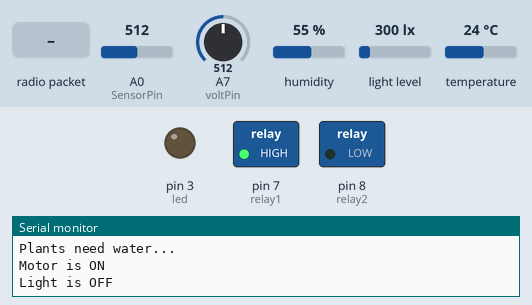
Recording of a sketch running on a simulated Arduino Nano, built with avr-gcc and run on an emulated ATmega328P. Shown: switched loads named in the sketch (green lamp = pin HIGH), output pins drawn as LEDs (lit = HIGH), the last lines printed to the serial monitor. The inputs (shaded band) are chosen by the test bench; at power-on: light level 300 lx, A0 (SensorPin) = 512, A7 (voltPin) = 512, humidity 55 %, temperature 24 °C. No radio packets arrive unless stated.

Above: at 1.6 s.
1.7 s: light level set to 54 lx
4.0 s: light level set to 45 lx
At 4.9 s:
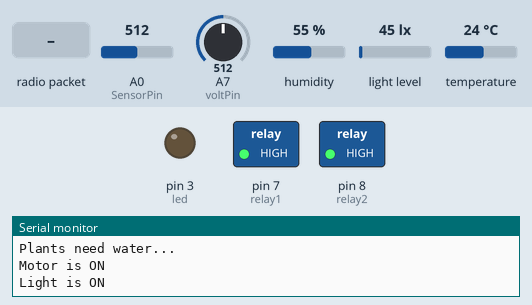
6.0 s: A0 (SensorPin) set to 455
7.9 s: A0 (SensorPin) set to 431
At 9.6 s:
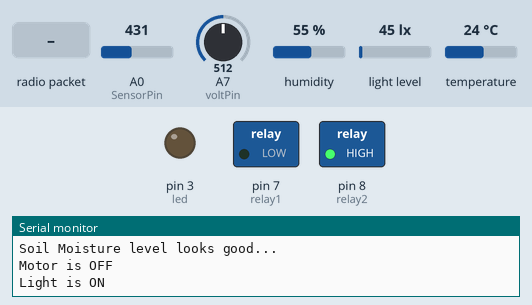
9.9 s: radio packet "1" arrives
At 11.1 s:
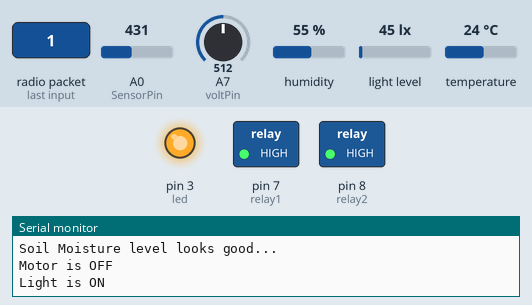
16.4 s: radio packet "0" arrives
At 22.1 s:
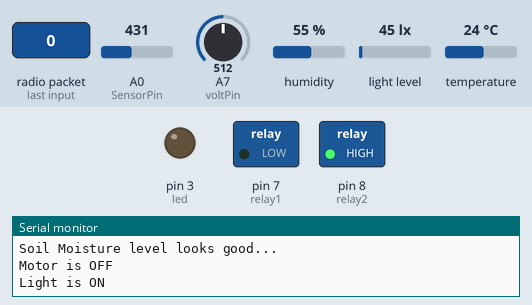
Timing chart, 0 to 23.6 s (numbered marks = the images above; inputs shaded):
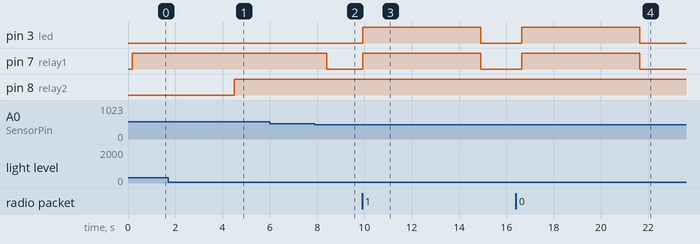

The sketch:

FARM.ino
```cpp
#include <SPI.h>
#include <LoRa.h>
#include <DHT.h>
#include <BH1750.h>
 #include <Wire.h>
#define DHTPIN 5        // dht22
DHT dht(DHTPIN, DHT22);
#define relay1 7         // máy bơm
#define relay2 8
#define ss 10
#define rst 9
#define dio0 2


BH1750 lightMeter;
String LoRaMessage = "";
String message;
int counter = 0;
const int led = 3;
const int AirValue = 550;  // 530 -> 290
const int WaterValue = 285;
const int SensorPin = A0; // cảm biến đo độ ẩm đất
int soilMoistureValue = 0;
int soilmoisturepercent = 0;
int voltPin = A7;
int test = 1;
float correctionfactor = .5;
float voltage = 0;
float vout = 0;
float R1=27000.0;
float R2=7160.0;


void setup()
{
    Serial.begin(9600);
    dht.begin();
    Wire.begin();
    lightMeter.begin();
    pinMode(relay1, OUTPUT);
   // digitalWrite(Relay1, HIGH);
    pinMode(relay2, OUTPUT);
    //digitalWrite(Relay2, HIGH);
    pinMode(led, OUTPUT);
    while (!Serial);
    Serial.println("LoRa Sender");
    LoRa.setPins(ss, rst, dio0);
    if (!LoRa.begin(433E6))
   {
    Serial.println("Starting LoRa failed!");
    delay(100);
    while (1);
  }
  LoRa.setSyncWord(0xF3);
   LoRa.setSpreadingFactor(8);        // ranges from 0-0xFF, default 0x34, see API docs
  Serial.println("LoRa init succeeded.");
}

  void loop()
{
  int pos1;

  soilMoistureValue = analogRead(SensorPin);
  soilmoisturepercent = map(soilMoistureValue, AirValue, WaterValue, 0, 100);
  float lux = lightMeter.readLightLevel();
  float h = dht.readHumidity();
  float t = dht.readTemperature();
  //pin
  int volt = analogRead(voltPin);
  float vout = (volt * 5.0 ) / 1024.0 ;
  float voltage = vout / ( R2/(R1 + R2)) ;
  float voltage1 = voltage + correctionfactor;
  int percentage = 0;

  if (voltage1 < 6) {
    percentage = 0;
  } else {
    percentage = ((voltage1 - 6) / (8.4 - 6)) * 100;
  }
  int packetSize = LoRa.parsePacket();
if (packetSize)
{
  //if(packetSize==0) return;

  digitalWrite(led,HIGH);
  digitalWrite(relay1, HIGH);
  delay(5000);
  if(soilmoisturepercent > 40 && soilmoisturepercent <= 100)
  {
    digitalWrite(led,LOW);
    digitalWrite(relay1, LOW);
  }


  /*String incoming= LoRa.readString();
  Serial.print(incoming);
        while (LoRa.available()) {
          Serial.print((char)LoRa.read());
        }
  //Serial.println("Message: " + incoming);
  Serial.println("RSSI: " + String(LoRa.packetRssi()));
  //Serial.print("DATASIZE: ");
  //Serial.print (packetSize);
   pos1 = incoming.indexOf('=');
   message = incoming.substring(0, pos1);
   Serial.print(F("Message = "));
    Serial.println( message);
  Serial.println();*/
  delay(50);
}

  else //if ( packetSize == 0)
  {
    if (isnan(h) || isnan(t))
    {
    Serial.println("Failed to read from DHT sensor!");
    return;
    }
    Serial.print("Soil Moisture Value Analog: ");
    Serial.println(soilMoistureValue);

    Serial.print("Soil Moisture: ");
    Serial.print(soilmoisturepercent);
    Serial.println("%");

    Serial.print("Temperature: ");
    Serial.print(t);
    Serial.println("°C");

    Serial.print("Humidity: ");
    Serial.print(h);
    Serial.println("%");


    Serial.print("Light Sensor: ");
    Serial.print(lux);
    Serial.println(" lx");

    Serial.print("Voltage: ");
    Serial.print(voltage1);
    Serial.println(" V");

    Serial.print("Percentage PIN: ");
    Serial.print(percentage);
    Serial.println(" %");

    Serial.print("Sending packet: ");
    Serial.println(counter);
    Serial.println();


      if (soilmoisturepercent >= 0 && soilmoisturepercent <= 40)
    {
      Serial.println("Plants need water...");
      digitalWrite(relay1, HIGH);
      Serial.println("Motor is ON");
      delay(200);
      //WidgetLED PumpLed(V5);
      //PumpLed.on();
      }
    else if (soilmoisturepercent > 40 && soilmoisturepercent <= 100)
    {
      Serial.println("Soil Moisture level looks good...");
      digitalWrite(relay1, LOW);
       digitalWrite(led,LOW);
      Serial.println("Motor is OFF");
      delay(200);
      //WidgetLED PumpLed(V5);
      //PumpLed.off();
    }
        if (lux < 50.0)
        {

        digitalWrite(relay2, HIGH);
        Serial.println("Light is ON");
        delay(200);
        //WidgetLED PumpLed(V5);
        //PumpLed.on();
        }
      else //if (lux >= 50)
      {
        digitalWrite(relay2, LOW);
        Serial.println("Light is OFF");
        delay(200);
        //WidgetLED PumpLed(V5);
        //PumpLed.off();
      }
    //onReceive(LoRa.parsePacket());
      LoRaMessage = String(counter) +"   /" + String(soilMoistureValue) + " &" + String(soilmoisturepercent)+ " @" + String(t) + " $" + String(h) + " #" +String(lux) + " ^"+String(voltage1) + " )" + String(percentage)  ;

        // send packet
        LoRa.beginPacket();
        LoRa.print(LoRaMessage);
        LoRa.endPacket();

       counter++;
        //Serial.print("with RSSI ");
         // Serial.println(LoRa.packetRssi());
            //Serial.println(val);
          //delay(1000);*/
        delay(200);
  }
      //delay(200);
}

/*void onReceive(int packetSize) {
  if (packetSize == 0) return;          // if there's no packet, return

  // read packet header bytes:
  String incoming = "";

  while (LoRa.available()) {
    incoming += (char)LoRa.read();
  }

  Serial.println("Message: " + incoming);
  Serial.println("RSSI: " + String(LoRa.packetRssi()));
  Serial.println();
  delay(200);
}*/
```

Measured:
- the behaviour switches between 51 and 50 lx on light level (found by bisection; images 0 and 1)
- the behaviour switches between 442 and 441 on A0 (SensorPin) (found by bisection; images 1 and 2)
- after the input at 4.0 s, pin 8 (relay2): LOW → HIGH after 0.50 s
- after the input at 7.9 s, pin 7 (relay1): HIGH → LOW after 0.51 s
- after the input at 9.9 s, pin 3 (led), pin 7 (relay1): LOW → HIGH at once, → LOW 5.0 s later
- after the input at 16.4 s, pin 3 (led), pin 7 (relay1): LOW → HIGH after 0.25 s, → LOW 5.0 s later
